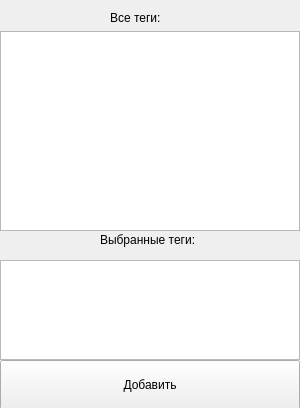
<?xml version="1.0" encoding="UTF-8"?>
<ui version="4.0">
 <class>Form</class>
 <widget class="QWidget" name="Form">
  <property name="geometry">
   <rect>
    <x>0</x>
    <y>0</y>
    <width>300</width>
    <height>408</height>
   </rect>
  </property>
  <property name="windowTitle">
   <string>Form</string>
  </property>
  <widget class="QPushButton" name="btn_addTag">
   <property name="geometry">
    <rect>
     <x>0</x>
     <y>360</y>
     <width>300</width>
     <height>50</height>
    </rect>
   </property>
   <property name="text">
    <string>Добавить</string>
   </property>
  </widget>
  <widget class="QLabel" name="label">
   <property name="geometry">
    <rect>
     <x>100</x>
     <y>230</y>
     <width>251</width>
     <height>20</height>
    </rect>
   </property>
   <property name="text">
    <string>Выбранные теги:</string>
   </property>
  </widget>
  <widget class="QLabel" name="label_2">
   <property name="geometry">
    <rect>
     <x>110</x>
     <y>10</y>
     <width>141</width>
     <height>16</height>
    </rect>
   </property>
   <property name="text">
    <string>Все теги:</string>
   </property>
  </widget>
  <widget class="QListWidget" name="listWidget_addTags">
   <property name="geometry">
    <rect>
     <x>0</x>
     <y>260</y>
     <width>300</width>
     <height>100</height>
    </rect>
   </property>
  </widget>
  <widget class="QListWidget" name="listWidget_tags">
   <property name="geometry">
    <rect>
     <x>0</x>
     <y>31</y>
     <width>300</width>
     <height>200</height>
    </rect>
   </property>
  </widget>
 </widget>
 <resources/>
 <connections/>
</ui>
